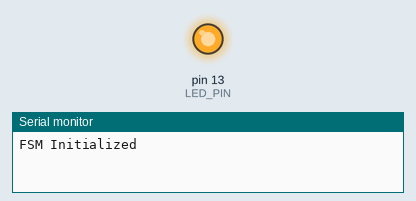
Recording of a sketch running on a simulated Arduino Uno, built with avr-gcc and run on an emulated ATmega328P. On the bench: output pins drawn as LEDs (lit = HIGH), the last lines printed to the serial monitor.

Above: at 0.1 s.
At 11.1 s:
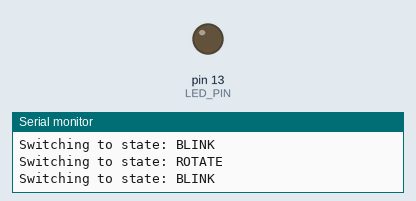
Timing chart, 0 to 11.4 s (numbered marks = the images above):
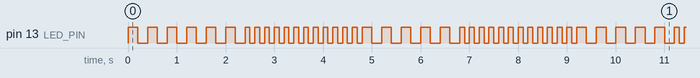

Measured:
- by itself, pin 13 (LED_PIN): moves between LOW and HIGH, repeating every 8.8 s

The sketch:

2.1-BlinkRotateFSM.ino
```cpp
/**********************************************************************
 * File       : 2.1-BlinkRotateFSM.ino
 * Title      : MCP/FSM Example – Blink + Rotate
 * Author     : Rudy Martin / Next Shift Consulting
 * Description: Intro to FSM with LED blink and rotation
 *              Teaches states, millis(), and MCP loop
 **********************************************************************/

// --- Pin Setup ---
const int LED_PIN = 13;  // Built-in LED

// --- FSM States ---
enum State {
  BLINK,
  ROTATE
};
State currentState = BLINK;

// --- Timing Variables ---
unsigned long stateStartTime = 0;
const unsigned long DURATION = 2000;  // 2 seconds per state

void setup() {
  Serial.begin(115200);
  pinMode(LED_PIN, OUTPUT);
  stateStartTime = millis();
  Serial.println("FSM Initialized");
}

void loop() {
  // MCP Step 1: SENSE (get time)
  unsigned long currentTime = millis();

  // MCP Step 2: PLAN (decide based on time)
  if (currentTime - stateStartTime >= DURATION) {
    // Time to switch state
    currentState = (currentState == BLINK) ? ROTATE : BLINK;
    stateStartTime = currentTime;

    // MCP Step 4: LOG
    Serial.print("Switching to state: ");
    Serial.println((currentState == BLINK) ? "BLINK" : "ROTATE");
  }

  // MCP Step 3: ACT (run behavior based on state)
  switch (currentState) {
    case BLINK:
      digitalWrite(LED_PIN, HIGH);
      delay(200);
      digitalWrite(LED_PIN, LOW);
      delay(200);
      break;

    case ROTATE:
      for (int i = 0; i < 3; i++) {
        digitalWrite(LED_PIN, HIGH);
        delay(100);
        digitalWrite(LED_PIN, LOW);
        delay(100);
      }
      break;
  }

  // MCP Step 5: REPEAT – loop continues
}
```
